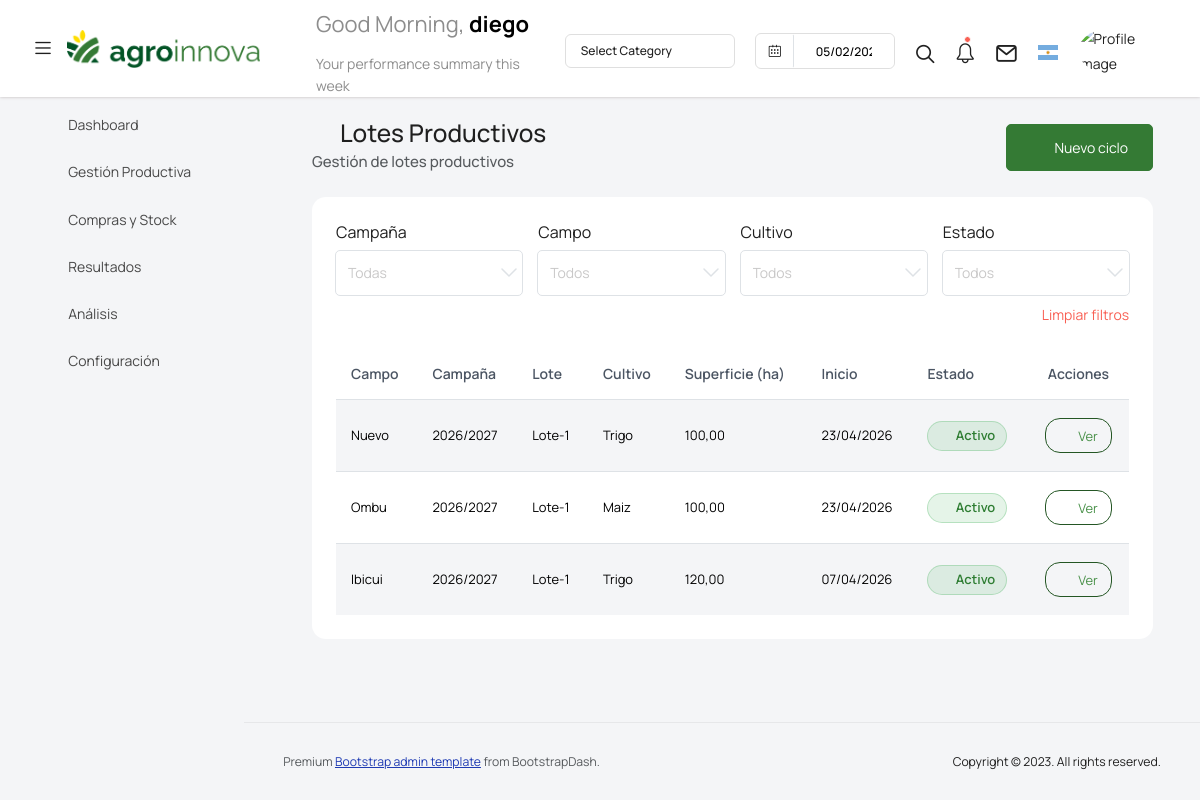
Before: /ciclos/ (signed in) with the older database file.
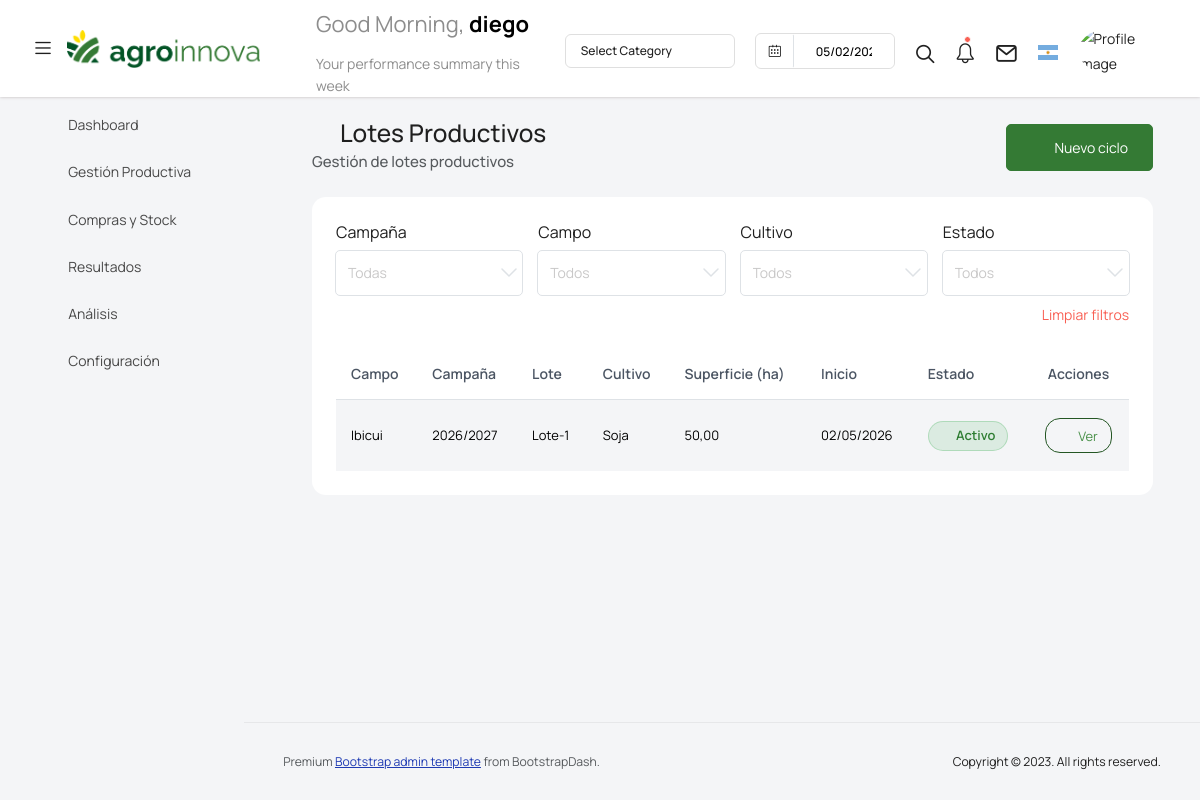
After: the same page with the newer database file.
### gestion_agro/models.py (models this page shows, shortened)
class CicloAgricola(models.Model):
    campo = models.ForeignKey(Campo, on_delete=models.CASCADE, related_name="ciclos")
    campana = models.ForeignKey(Campana, on_delete=models.CASCADE, related_name="ciclos")
    nombre_lote = models.CharField(max_length=50, blank=True, null=True)
    cultivo = models.ForeignKey(Cultivo, on_delete=models.CASCADE, related_name="ciclos")
    producto_final = models.ForeignKey(
        "Producto",
        on_delete=models.CASCADE,
        null=True,
        blank=True,
        related_name="ciclos_producto_final",
    )
    superficie_ha = models.DecimalField(max_digits=8, decimal_places=2)
    fecha_inicio = models.DateField()
    fecha_fin = models.DateField(null=True, blank=True)
    activa = models.BooleanField(default=True)
    class Meta:
        verbose_name = _("Ciclo agrícola")
        verbose_name_plural = _("Ciclos agrícolas")
        ordering = ["-fecha_inicio", "-id"]

class Campo(models.Model):
    empresa = models.ForeignKey(Empresa, on_delete=models.CASCADE,verbose_name=_("Empresa"), )
    nombre = models.CharField( max_length=100, verbose_name=_("Nombre del campo"),)
    ciudad =models.ForeignKey("agro.Ciudad", on_delete=models.CASCADE, verbose_name=_("Ciudad / Localidad"), )
    descripcion = models.CharField( max_length=100, verbose_name=_("Descripción"), )
    superficie_ha = models.DecimalField(max_digits=10, decimal_places=2, verbose_name=_("Superficie total"),
        help_text=_("Superficie total del campo expresada en hectáreas"),
    )
    image = models.ImageField( default="default.jpg", upload_to="campos", verbose_name=_("Imagen"),)
    observaciones = models.TextField(null=True, blank=True, verbose_name=_("Observaciones"),)
    class Meta:
        verbose_name = _("Campo")
        verbose_name_plural = _("Campos")
    def __str__(self):
        return f"{self.nombre} ({self.superficie_ha} ha)"

class Campana(models.Model):
    empresa = models.ForeignKey(Empresa, on_delete=models.CASCADE, verbose_name=_("Empresa"))
    nombre = models.CharField(max_length=9, editable=False, verbose_name=_("Campaña"))
    fecha_desde = models.DateField(verbose_name=_("Fecha de inicio"))
    fecha_hasta = models.DateField(verbose_name=_("Fecha de finalización"))
    activa = models.BooleanField(default=False, verbose_name=_("Campaña activa"))
    observaciones = models.TextField(null=True, blank=True, verbose_name=_("Observaciones"))
    class Meta:
        verbose_name = _("Campaña")
        verbose_name_plural = _("Campañas")
        ordering = ["-fecha_desde"]
        unique_together = ("empresa", "nombre")
    def __str__(self):
        return self.nombre

class Cultivo(models.Model):
    empresa = models.ForeignKey(Empresa, on_delete=models.CASCADE, related_name="cultivos")
    nombre = models.CharField(max_length=100, unique=True, verbose_name=_("Cultura"))
    producto_default = models.ForeignKey(
        "Producto",
        on_delete=models.CASCADE,
        related_name="cultivos",
        verbose_name=_("Producto asociado"),
        null=True,
        blank=True
    )
    productos_finales = models.ManyToManyField(
        "Producto",
        related_name="cultivos_finales",
        blank=True,
        verbose_name=_("Productos finales (cosecha)")
    )
    class Meta:
        verbose_name = _("Cultura")
        verbose_name_plural = _("Culturas")
        ordering = ["nombre"]
    def __str__(self):
        return self.nombre

### gestion_agro/views.py (the view)
# urls.py: path('ciclos/', vista_lista_ciclos, name='vista_lista_ciclos'),
@login_required
def vista_lista_ciclos(request):
    empresa = request.user.profile.empresa
    ciclos = (
        CicloAgricola.objects.filter(
            campo__empresa=empresa,
            activa=True
        )
        .select_related("campo", "campana", "cultivo")
        .order_by("-fecha_inicio")
    )
    form = CicloFiltroForm(empresa=empresa)
    context = {
        "ciclos": ciclos,
        "form": form,
        "empresa": empresa,
    }
    return render(request, "vista_lista_ciclos.html", context)

### gestion_agro/forms.py
class CicloFiltroForm(BaseSimpleForm):
    campana = forms.ModelChoiceField(queryset=None, required=False, empty_label="Todas", label="Campaña")
    campo = forms.ModelChoiceField(queryset=None, required=False, empty_label="Todos", label="Campo" )
    cultivo = forms.ModelChoiceField(queryset=None, required=False, empty_label="Todos", label="Cultivo")
    estado = forms.ChoiceField(choices=[("", "Todos"), ("activo", "Activo"), ("cerrado", "Cerrado"), ], required=False, label="Estado" )
    def __init__(self, *args, **kwargs):
        empresa = kwargs.pop("empresa", None)
        super().__init__(*args, **kwargs)
        if empresa:
            self.fields["campana"].queryset = Campana.objects.filter(empresa=empresa).order_by("-fecha_desde")
            self.fields["campo"].queryset = Campo.objects.filter(empresa=empresa).order_by("nombre")
        self.fields["cultivo"].queryset = Cultivo.objects.all().order_by("nombre")

### templates/vista_lista_ciclos.html (shortened to what the changed rows need)
{% extends 'base.html' %}
{% load static %}
{% load i18n %}
{% block content %}
<div class="container-fluid">
    <div class="upload-card">
        <div class="col-lg-12 grid-margin stretch-card">
            <div class="card">
                <div class="card-body">
                    <div id="contenedor-tabla-ciclos">
                        <div class="table-responsive">
                            <table class="table table-striped align-middle">
                                <thead>
                                    <tr>
                                        <th>{% translate "Campo" %}</th>
                                        <th>{% translate "Campaña" %}</th>
                                        <th>{% translate "Lote" %}</th>
                                        <th>{% translate "Cultivo" %}</th>
                                        <th>{% translate "Superficie (ha)" %}</th>
                                        <th>{% translate "Inicio" %}</th>
                                        <th>{% translate "Estado" %}</th>
                                        <th class="text-center">{% translate "Acciones" %}</th>
                                    </tr>
                                </thead>
                                <tbody id="tabla_ciclos">
                                    {% for ciclo in ciclos %}
                                    <tr>
                                        <td>{{ ciclo.campo.nombre }}</td>
                                        <td>{{ ciclo.campana }}</td>
                                        <td>{{ ciclo.nombre_lote }}</td>
                                        <td>{{ ciclo.cultivo }}</td>
                                        <td>{{ ciclo.superficie_ha }}</td>
                                        <td>{{ ciclo.fecha_inicio|date:"d/m/Y" }}</td>
                                        <td>
                                            {% if ciclo.fecha_fin %}
                                                <span class="badge-estado-cerrado">
                                                    <i class="mdi mdi-lock-outline"></i>
                                                    {% translate "Cerrado" %}
                                                </span>
                                            {% else %}
                                                <span class="badge-estado-activo">
                                                    <i class="mdi mdi-check-circle-outline"></i>
                                                    {% translate "Activo" %}
                                                </span>
                                            {% endif %}
                                        </td>
                                        <td class="text-center">
                                            <a href="{% url 'vista_detalle_ciclo' ciclo.id %}" class="btn btn-sm btn-outline-success btn-ver-ciclo">
                                                <i class="mdi mdi-eye-outline me-1"></i>
                                                {% translate "Ver" %}
                                            </a>
                                        </td>
                                    </tr>
                                    {% empty %}
                                    <tr>
                                        <td colspan="8" class="text-center text-muted">
                                            {% translate "No hay ciclos agrícolas creados" %}
                                        </td>
                                    </tr>
                                    {% endfor %}
                                </tbody>
                            </table>
                        </div>
                    </div>
                </div>
            </div>
        </div>
    </div>
</div>
{% endblock %}

Changed rows visible on the page:
removed CicloAgricola: campo.nombre "Nuevo", campana "2026/2027", nombre_lote "Lote-1", cultivo "Trigo", superficie_ha "100,00", fecha_inicio "23/04/2026"
removed CicloAgricola: campo.nombre "Ombu", campana "2026/2027", nombre_lote "Lote-1", cultivo "Maiz", superficie_ha "100,00", fecha_inicio "23/04/2026"
changed CicloAgricola "Lote-1": cultivo "Trigo" → "Soja"; superficie_ha "120,00" → "50,00"; fecha_inicio "07/04/2026" → "02/05/2026"
